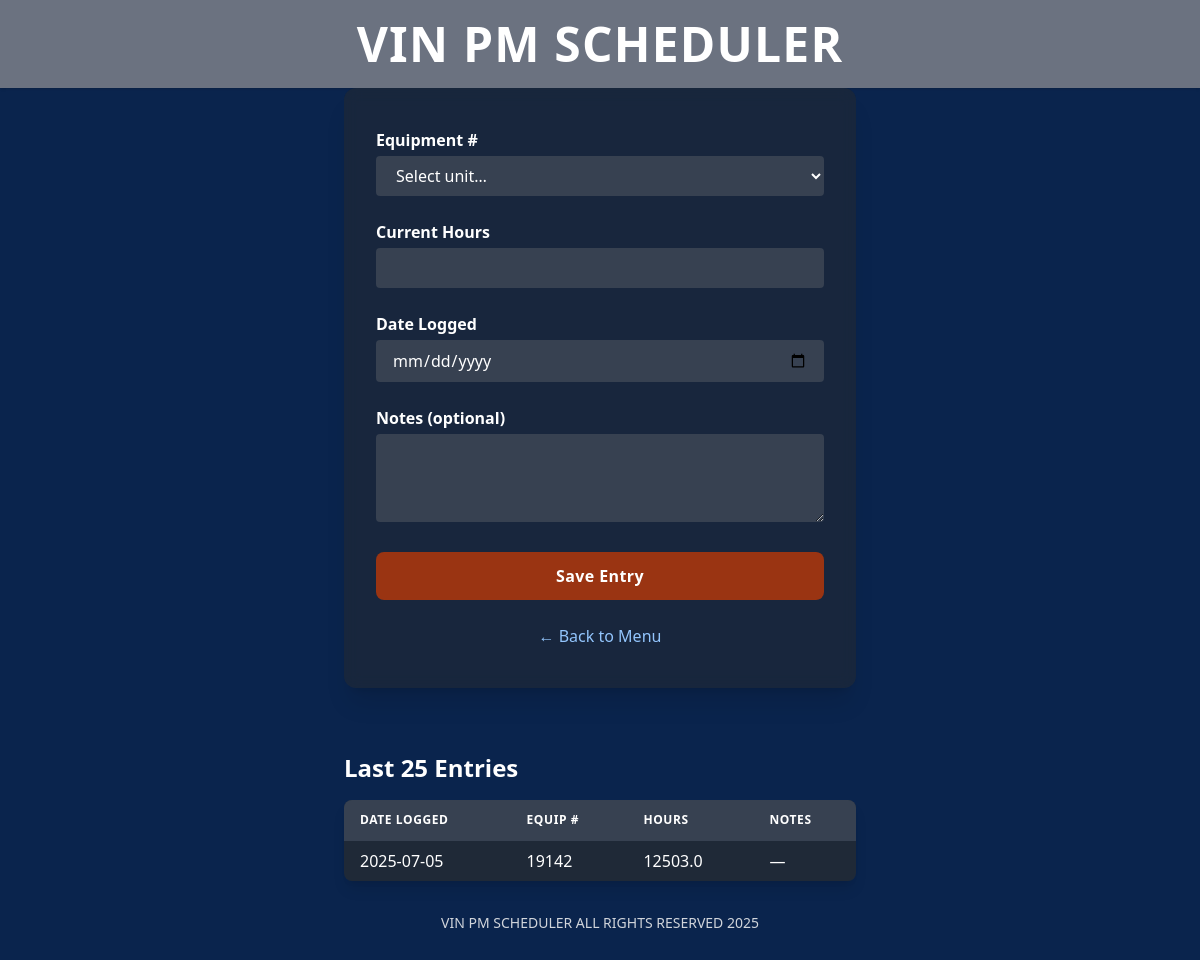
/running-hours, run on the app's committed database.
### tables this page shows
CREATE TABLE running_hours (
  id INTEGER PRIMARY KEY AUTOINCREMENT,
  equipment_id TEXT,
  reading      REAL,
  date_logged  TEXT,
  notes        TEXT,
  ts           TEXT
);

### app.py (the view, shortened to what this page needs)
@app.route("/running-hours", methods=["GET", "POST"])
def running_hours():
    with get_db() as db:
        entries = db.execute("""
            SELECT equipment_id,
                   reading        AS current_hours,
                   date_logged,
                   notes
              FROM running_hours
          ORDER BY id DESC
             LIMIT 25
        """).fetchall()
    return render_template("running_hours.html",
                           equips=EQUIPS,
                           entries=entries)

### app.py (called while the page is built)
def get_db():
    conn = sqlite3.connect(DB_PATH)
    conn.row_factory = sqlite3.Row         # rows act like dicts
    return conn

### templates/running_hours.html (shortened to what this page needs)
{% extends "base.html" %}
{% block content %}
<div class="w-full max-w-lg">
  <form method="post"
        class="bg-gray-800/70 backdrop-blur px-8 py-10 rounded-xl shadow-xl space-y-6">
    <div>
        <label class="block mb-1 font-semibold">Equipment #</label>
        <select name="equip_id" required
            class="w-full rounded bg-gray-700 text-white px-4 py-2
                   focus:outline-none focus:ring-2 focus:ring-orange-500">
        <option value="" disabled selected>Select unit…</option>
    </select>
    </div>
    <div>
      <label class="block mb-1 font-semibold">Current Hours</label>
      <input name="hours" type="number" min="0" step="0.1" required
             class="w-full rounded bg-gray-700 text-white px-4 py-2
                    focus:outline-none focus:ring-2 focus:ring-orange-500">
    </div>
    <div>
      <label class="block mb-1 font-semibold">Date Logged</label>
      <input name="date_logged" type="date" required
             class="w-full rounded bg-gray-700 text-white px-4 py-2
                    focus:outline-none focus:ring-2 focus:ring-orange-500">
    </div>
    <div>
      <label class="block mb-1 font-semibold">Notes (optional)</label>
      <textarea name="notes" rows="3"
                class="w-full rounded bg-gray-700 text-white px-4 py-2
                       focus:outline-none focus:ring-2 focus:ring-orange-500"></textarea>
    </div>
    <button
      class="w-full bg-orange-800 hover:bg-orange-700 py-3 rounded-lg
             font-bold tracking-wide transition">
      Save Entry
    </button>
    <a href="{{ url_for('home') }}"
       class="block text-center mt-6 text-blue-300 hover:underline">
       ← Back to Menu
    </a>
  </form>
{% if entries %}
  <h2 class="mt-16 mb-4 text-2xl font-bold">Last 25 Entries</h2>
  <div class="overflow-x-auto rounded-lg shadow-lg">
    <table class="min-w-full bg-gray-800">
      <thead class="bg-gray-700 uppercase text-xs tracking-wider">
        <tr>
          <th class="px-4 py-3 text-left">Date&nbsp;Logged</th>
          <th class="px-4 py-3 text-left">Equip&nbsp;#</th>
          <th class="px-4 py-3 text-left">Hours</th>
          <th class="px-4 py-3 text-left">Notes</th>
        </tr>
      </thead>
      <tbody>
        {% for row in entries %}
          <tr class="border-t border-gray-700 hover:bg-gray-700/40">
            <td class="px-4 py-2">{{ row['date_logged'] }}</td>
            <td class="px-4 py-2">{{ row['equipment_id'] }}</td>
            <td class="px-4 py-2">{{ row['current_hours'] }}</td>
            <td class="px-4 py-2">{{ row['notes'] or '—' }}</td>
          </tr>
        {% endfor %}
      </tbody>
    </table>
  </div>
{% else %}
  <p class="mt-16 text-gray-400">No entries yet.</p>
{% endif %}
</div>
{% endblock %}

### data on the page
running_hours: date_logged "2025-07-05", equipment_id "19142", current_hours "12503.0", notes "—"
